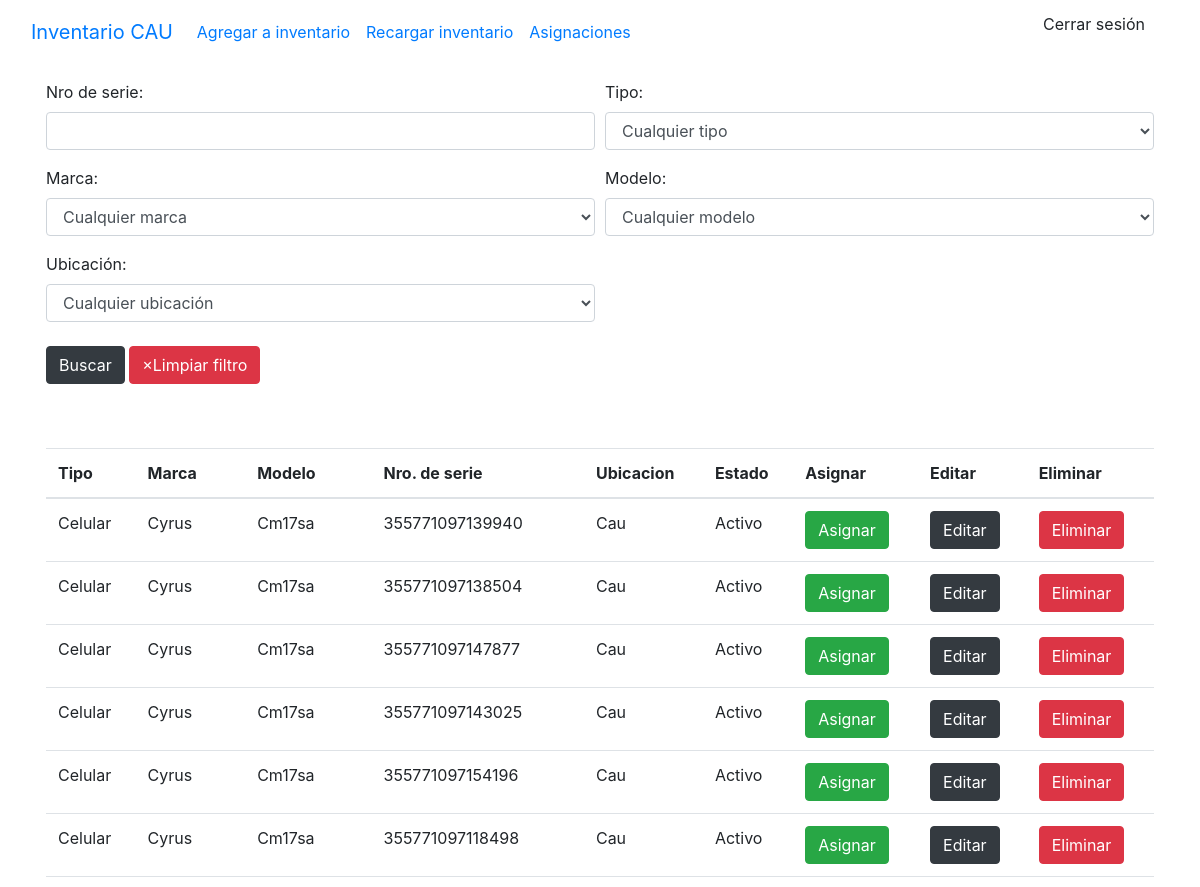
The page / (signed in, upper part) on the database as committed earlier.
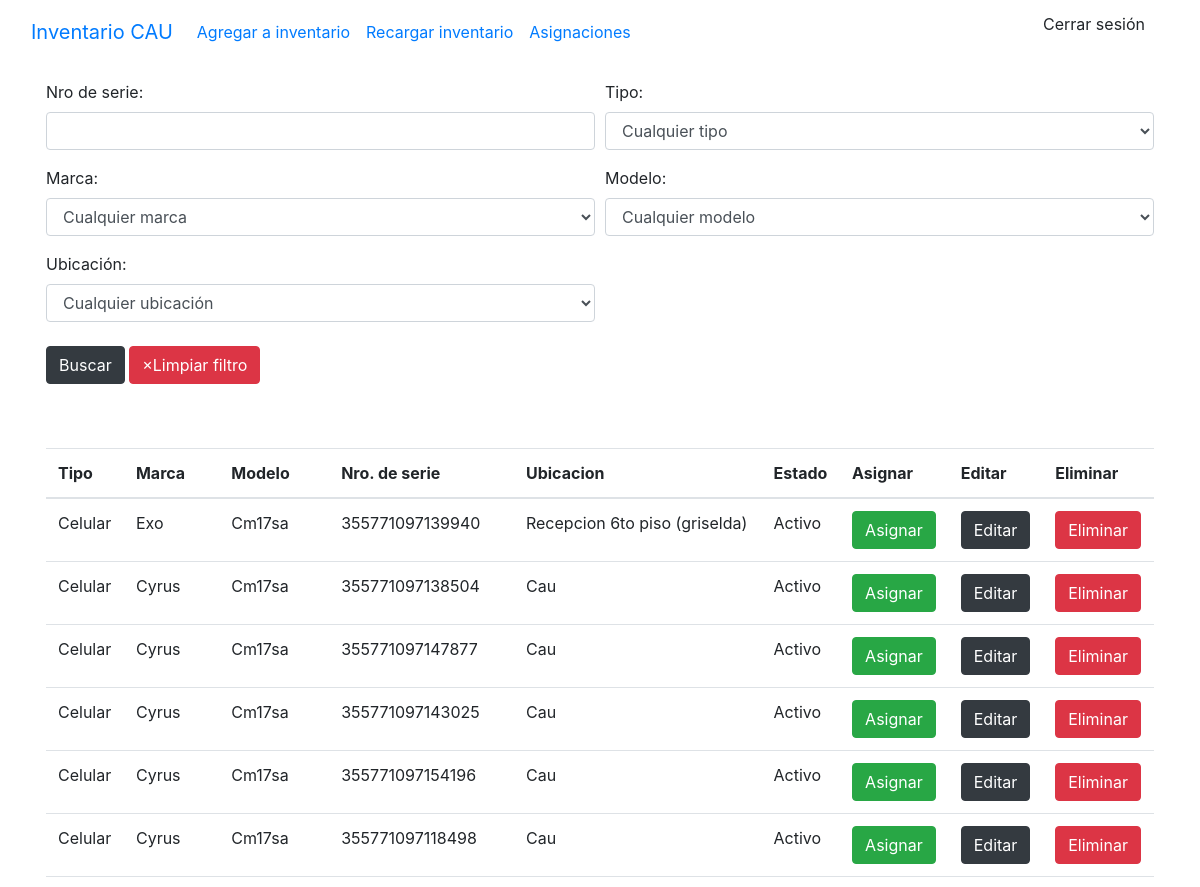
The same page on the database as committed later.
### stockaep/models.py (models this page shows, shortened)
class Hardware(models.Model):
    tipo = models.ForeignKey(Tipo, on_delete=models.CASCADE)
    marca = models.ForeignKey(Marca, on_delete=models.CASCADE)
    modelo = models.ForeignKey(Modelo, on_delete=models.CASCADE)
    nro_de_serie = models.CharField(max_length=100, null=False, default='')
    ubicacion = models.ForeignKey(Ubicacion, on_delete=models.CASCADE)
    estado = models.ForeignKey(Estado, on_delete=models.CASCADE)
    observaciones = models.TextField(max_length=500, blank=True)
    class Meta:
        ordering = ['tipo']

class Marca(models.Model):
    nombre = models.CharField(max_length=50, null=False, default='S/D', unique=True)
    class Meta:
        ordering = ['nombre']
    def __str__(self):
        return self.nombre

class Ubicacion(models.Model):
    nombre = models.CharField(max_length=50)
    def __str__(self):
        return self.nombre

class Tipo(models.Model):
    name = models.CharField(max_length=50, unique=True)
    class Meta:
        ordering = ['name']
    def __str__(self) -> str:
        return self.name

class Modelo(models.Model):
    nombre = models.CharField(max_length=100, null=False, default='S/D')
    marca = models.ForeignKey(Marca, on_delete=models.CASCADE, default=1)
    def __str__(self):
        return self.nombre

class Estado(models.Model):
    estados_hardware = (
    ('Activo', 'Activo'),
    ('En uso', 'En uso'),
    ('Fuera de Servicio', 'Fuera de Servicio'),
    ('Scrap', 'Scrap'),
    ('Scrap', 'RMA')
)
    nombre = models.CharField(choices=estados_hardware, max_length=50)
    def __str__(self):
        return f'{self.nombre}'

### stockaep/views.py (the view)
# urls.py: path("", views.index, name='index'),
@login_required(login_url='login')
def index(request):
    page = request.GET.get('page',1)
    asignacion = request.GET.get('asignacion', False)
    editar = request.GET.get('editar', False)
    agregar = request.GET.get('agregar', False)
    f = HardwareFilter(request.GET, queryset=Hardware.objects.all())
    product_paginator = Paginator(list(f.qs), PRODUCTS_PER_PAGE)
    try:
        pagina = product_paginator.page(page)
    except EmptyPage:
        pagina = product_paginator.page(product_paginator.num_pages)
    except:
        pagina = product_paginator.page(product_paginator.num_pages)
    ctx = {
        'link':'index',
        'filter':f,
        'pagina': pagina,
        'paginator':product_paginator,
        'cant_pags':product_paginator.page_range
    }
    if asignacion == '1':
        ctx['asignacion'] = True
    if editar == '1':
        ctx['editar'] = True
    if agregar == '1':
        ctx['agregar'] = True
    return render(request, 'main.html', ctx)

### templates/main.html (shortened to what this page needs)
{% load static %}
<!DOCTYPE html>
<html lang="en">
<head>
    <link rel="stylesheet" href="https://stackpath.bootstrapcdn.com/bootstrap/4.5.0/css/bootstrap.min.css"0>
</head>
<body>
    {% include "navbar.html" %}
    {% if link == 'index' %}
        {% include 'list_hardware.html' %}
    {% elif link == 'create' %}
        {% include 'add_to_inventary.html' %}
    {% elif link == 'edit' %}
        {% include 'edit_hardware.html' %}
    {% elif link == 'notification' %}
        {% include 'notifications.html' %}
    {% endif %}
</body>
</html>

### templates/list_hardware.html (shortened to what this page needs)
{% load static%}
{% block content %}
<div class="container p-3">
    <div class="input-group mb-3">
        <form method="get">
            <div class="form-row" >
                {% for field in filter.form %}
                <div class="form-group col-md-6" id="form-field-{{ forloop.counter0 }}">
                    {{ field.label_tag }}
                    {{ field }}
                </div>
                {% endfor %}
            </div>
            <button type="submit" class="btn btn-dark mb-3 mt-2">Buscar</button>
            <a as="button" class="btn btn-danger mb-3 mt-2" href="{% url 'index' %}">&times;Limpiar filtro</a>
        </form>
    </div>
    </div>
    <div class="container p-3">
    <table class="table">
        <thead>
        <tr>
            <th scope="col">Tipo</th>
            <th scope="col">Marca</th>
            <th scope="col">Modelo</th>
            <th scope="col">Nro. de serie</th>
            <th scope="col">Ubicacion</th>
            <th scope="col">Estado</th>
            <th scope="col">Asignar</th>
            <th scope="col">Editar</th>
            <th scope="col">Eliminar</th>
        </tr>
        </thead>
        <tbody>
            {% for hardware in pagina.object_list %}
            <tr>
                <td>{{ hardware.tipo }}</td>
                <td>{{ hardware.marca }}</td>
                <td>{{ hardware.modelo }}</td>
                <td>{{ hardware.nro_de_serie }}</td>
                <td>{{ hardware.ubicacion }}</td>
                <td>{{hardware.estado}}</td>
                <td><button type="button" class="btn btn-success" data-toggle="modal" data-target="#modalAsignacion{{hardware.id}}" id="botonAsignacion">Asignar</button></td>
                <td><a class="btn btn-dark" href="edit/{{hardware.id}}">Editar</a></td>
                <td><button type="button" class="btn btn-danger" data-toggle="modal" data-target="#delete-{{hardware.id}}">Eliminar</button></td>
            </tr>
            {% endfor %}
        </tbody>
    </table>
</div>
{% endblock %}

Rows that differ between the two databases and show on the page:
changed Hardware: marca "Cyrus" → "Exo"; ubicacion "Cau" → "Recepcion 6to piso (griselda)"
